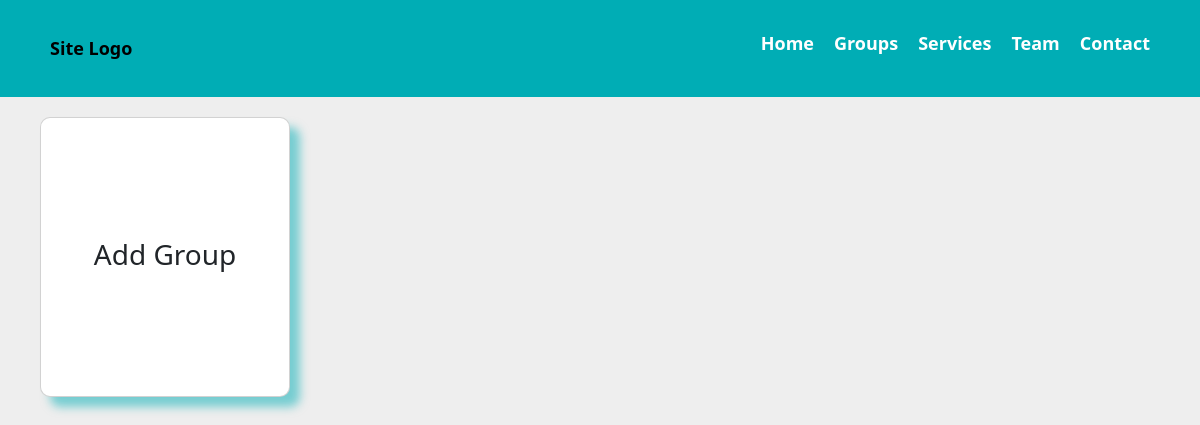
The page /group_add.php on the database as committed earlier.
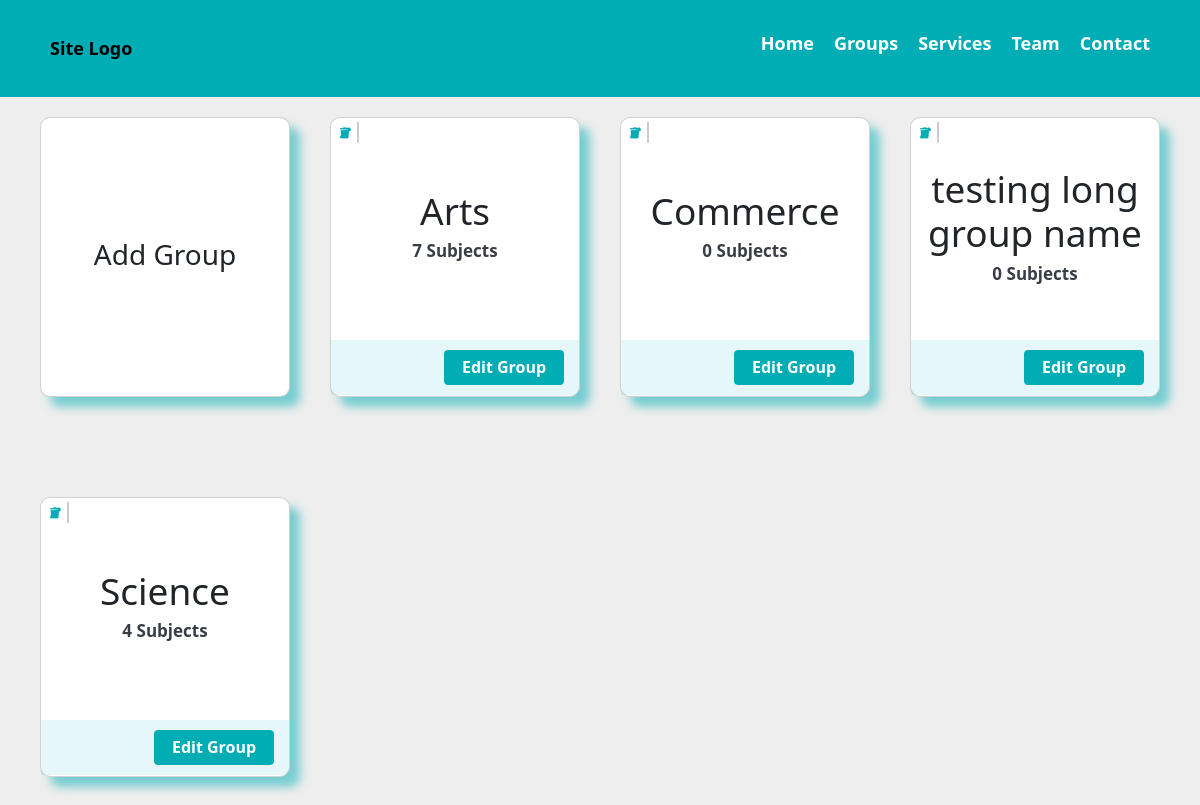
The same page on the database as committed later.
### tables this page shows
CREATE TABLE `groupmaster` (
  `groupId` int(11) NOT NULL,
  `groupName` varchar(255) NOT NULL,
  `active` char(1) NOT NULL DEFAULT 'Y'
);

### group_add.php (the view, shortened to what this page needs)
<?php
include("nav.php");
$query1 = "SELECT * FROM `groupmaster` ORDER BY `groupId`";
$result1 = mysqli_query($connection, $query1);
?>
<div class="mainDiv">
    <div class="cardHolder">
        <div class="card" id="addGroup">
            <div class="card-body addCard">
                <ion-icon name="add-circle-outline" class="addIcon"></ion-icon>
                <h5 class="card-title1">Add Group</h5>
            </div>
        </div>
        <?php
        while ($row = mysqli_fetch_array($result1)) {
            ?>
            <div class="card">
                <div class="card-body">
                    <div class="card-title">
                        <h5 class="groupName">
                            <?php echo $row['groupName'];
                            $groupId1 = $row['groupId'];
                            $query2 = "SELECT * FROM `subject_master` WHERE `group_Id`='$groupId1' ";
                            $result2 = mysqli_query($connection, $query2);
                            $rownumber = mysqli_num_rows($result2);
                            ?>
                        </h5>
                        <a href="subjectAdd.php?groupId=<?php echo $groupId1; ?>" class="subject">
                            <?php echo $rownumber; ?> Subjects
                        </a>
                    </div>
                    <div class="buttonPart">
                        <div class="deleteGrpBtn deleteBtn" deleteGrpId="<?php echo $groupId1; ?>"><i
                                class="fa-solid fa-trash"></i>
                        </div>
                        <a class="btn btn-primary editGroupBtn" id="<?php echo $groupId1; ?>"><i
                                class="fa-solid fa-pen"></i>
                            Edit
                            Group</a>
                    </div>
                </div>
            </div>
            <?php
        }
        ?>
    </div>
</div>
    <?php
include("footer.php");
?>

Rows that differ between the two databases and show on the page:
added groupmaster: groupName "Arts", rownumber "7"
added groupmaster: groupName "Commerce", rownumber "0"
added groupmaster: groupName "testing long group name", rownumber "0"
added groupmaster: groupName "Science", rownumber "4"
